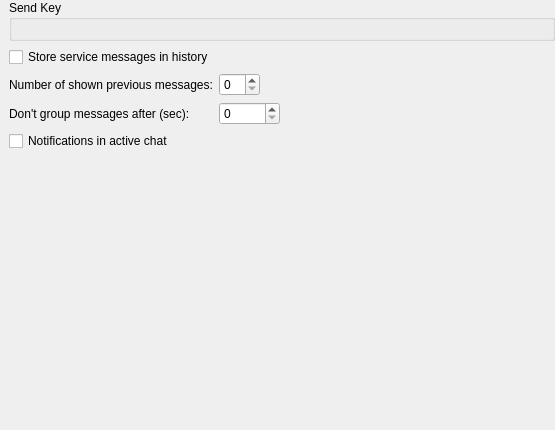
<?xml version="1.0" encoding="UTF-8"?>
<ui version="4.0">
 <class>StackedChatBehavior</class>
 <widget class="QWidget" name="StackedChatBehavior">
  <property name="geometry">
   <rect>
    <x>0</x>
    <y>0</y>
    <width>555</width>
    <height>430</height>
   </rect>
  </property>
  <property name="windowTitle">
   <string>Form</string>
  </property>
  <layout class="QGridLayout" name="gridLayout">
   <property name="leftMargin">
    <number>9</number>
   </property>
   <property name="topMargin">
    <number>0</number>
   </property>
   <property name="rightMargin">
    <number>0</number>
   </property>
   <property name="bottomMargin">
    <number>0</number>
   </property>
   <item row="3" column="0" colspan="3">
    <widget class="QScrollArea" name="scrollArea">
     <property name="frameShape">
      <enum>QFrame::NoFrame</enum>
     </property>
     <property name="widgetResizable">
      <bool>true</bool>
     </property>
     <widget class="QWidget" name="scrollAreaWidgetContents">
      <property name="geometry">
       <rect>
        <x>0</x>
        <y>0</y>
        <width>546</width>
        <height>430</height>
       </rect>
      </property>
      <layout class="QFormLayout" name="formLayout">
       <property name="fieldGrowthPolicy">
        <enum>QFormLayout::ExpandingFieldsGrow</enum>
       </property>
       <property name="margin">
        <number>0</number>
       </property>
       <item row="0" column="0" colspan="2">
        <widget class="QGroupBox" name="groupBox">
         <property name="sizePolicy">
          <sizepolicy hsizetype="Preferred" vsizetype="Preferred">
           <horstretch>0</horstretch>
           <verstretch>0</verstretch>
          </sizepolicy>
         </property>
         <property name="title">
          <string>Send Key</string>
         </property>
         <layout class="QGridLayout" name="gridLayout_2"/>
        </widget>
       </item>
       <item row="1" column="0" colspan="2">
        <widget class="QCheckBox" name="storeBox">
         <property name="text">
          <string>Store service messages in history</string>
         </property>
        </widget>
       </item>
       <item row="2" column="0">
        <widget class="QLabel" name="label">
         <property name="toolTip">
          <string>Number of previous messages shown in new chats</string>
         </property>
         <property name="text">
          <string>Number of shown previous messages:</string>
         </property>
        </widget>
       </item>
       <item row="2" column="1">
        <widget class="QSpinBox" name="recentBox"/>
       </item>
       <item row="3" column="0">
        <widget class="QLabel" name="label_2">
         <property name="text">
          <string>Don't group messages after (sec):</string>
         </property>
        </widget>
       </item>
       <item row="3" column="1">
        <widget class="QSpinBox" name="groupUntil">
         <property name="maximum">
          <number>10000</number>
         </property>
        </widget>
       </item>
       <item row="4" column="0">
        <widget class="QCheckBox" name="notifyBox">
         <property name="text">
          <string>Notifications in active chat</string>
         </property>
        </widget>
       </item>
      </layout>
     </widget>
    </widget>
   </item>
  </layout>
 </widget>
 <resources/>
 <connections/>
</ui>
